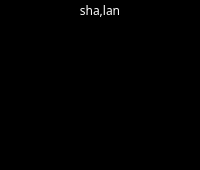
<?xml version="1.0" encoding="UTF-8"?>
<ui version="4.0">
 <class>UserShow</class>
 <widget class="QWidget" name="UserShow">
  <property name="geometry">
   <rect>
    <x>0</x>
    <y>0</y>
    <width>200</width>
    <height>170</height>
   </rect>
  </property>
  <property name="minimumSize">
   <size>
    <width>200</width>
    <height>170</height>
   </size>
  </property>
  <property name="font">
   <font>
    <family>微软雅黑</family>
   </font>
  </property>
  <property name="windowTitle">
   <string>Form</string>
  </property>
  <property name="styleSheet">
   <string notr="true">background-color: rgb(0, 0, 0);
color: rgb(255, 255, 255);</string>
  </property>
  <layout class="QVBoxLayout" name="verticalLayout">
   <property name="spacing">
    <number>0</number>
   </property>
   <property name="leftMargin">
    <number>0</number>
   </property>
   <property name="topMargin">
    <number>0</number>
   </property>
   <property name="rightMargin">
    <number>0</number>
   </property>
   <property name="bottomMargin">
    <number>0</number>
   </property>
   <item>
    <widget class="QLabel" name="lb_name">
     <property name="minimumSize">
      <size>
       <width>0</width>
       <height>20</height>
      </size>
     </property>
     <property name="maximumSize">
      <size>
       <width>16777215</width>
       <height>20</height>
      </size>
     </property>
     <property name="text">
      <string>sha,lan</string>
     </property>
     <property name="alignment">
      <set>Qt::AlignCenter</set>
     </property>
    </widget>
   </item>
   <item>
    <spacer name="verticalSpacer">
     <property name="orientation">
      <enum>Qt::Vertical</enum>
     </property>
     <property name="sizeHint" stdset="0">
      <size>
       <width>20</width>
       <height>147</height>
      </size>
     </property>
    </spacer>
   </item>
  </layout>
 </widget>
 <resources/>
 <connections/>
</ui>
